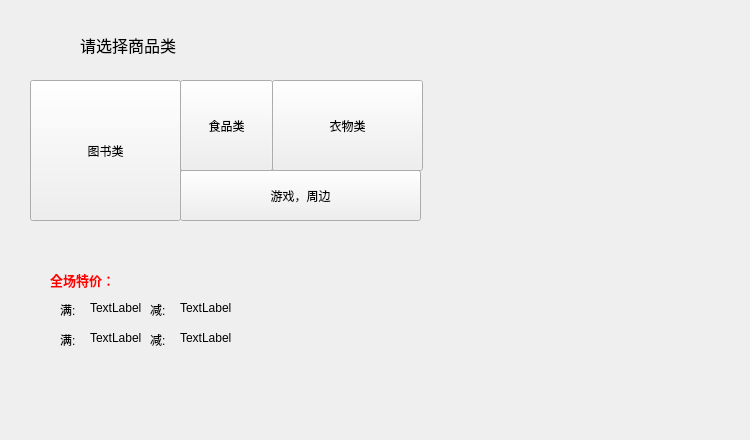
      <widget class="QWidget" name="page_8">
       <widget class="QPushButton" name="pushButton_13">
        <property name="geometry">
         <rect>
          <x>30</x>
          <y>80</y>
          <width>151</width>
          <height>141</height>
         </rect>
        </property>
        <property name="text">
         <string>图书类</string>
        </property>
       </widget>
       <widget class="QPushButton" name="pushButton_14">
        <property name="geometry">
         <rect>
          <x>180</x>
          <y>170</y>
          <width>241</width>
          <height>51</height>
         </rect>
        </property>
        <property name="text">
         <string>游戏，周边</string>
        </property>
       </widget>
       <widget class="QPushButton" name="pushButton_16">
        <property name="geometry">
         <rect>
          <x>180</x>
          <y>80</y>
          <width>93</width>
          <height>91</height>
         </rect>
        </property>
        <property name="text">
         <string>食品类</string>
        </property>
       </widget>
       <widget class="QPushButton" name="pushButton_17">
        <property name="geometry">
         <rect>
          <x>272</x>
          <y>80</y>
          <width>151</width>
          <height>91</height>
         </rect>
        </property>
        <property name="text">
         <string>衣物类</string>
        </property>
       </widget>
       <widget class="QLabel" name="label_45">
        <property name="geometry">
         <rect>
          <x>80</x>
          <y>30</y>
          <width>121</width>
          <height>31</height>
         </rect>
        </property>
        <property name="text">
         <string>&lt;html&gt;&lt;head/&gt;&lt;body&gt;&lt;p&gt;&lt;span style=&quot; font-size:12pt;&quot;&gt;请选择商品类&lt;/span&gt;&lt;/p&gt;&lt;/body&gt;&lt;/html&gt;</string>
        </property>
       </widget>
       <widget class="QLabel" name="label_46">
        <property name="geometry">
         <rect>
          <x>430</x>
          <y>0</y>
          <width>311</width>
          <height>431</height>
         </rect>
        </property>
        <property name="text">
         <string>&lt;html&gt;&lt;head/&gt;&lt;body&gt;&lt;p&gt;&lt;img src=&quot;:/new/prefix1/476f5a81800a19d8e82b274731fa828ba71e469c.jpg.png&quot;/&gt;&lt;/p&gt;&lt;/body&gt;&lt;/html&gt;</string>
        </property>
       </widget>
       <widget class="QLabel" name="label_56">
        <property name="geometry">
         <rect>
          <x>50</x>
          <y>270</y>
          <width>91</width>
          <height>21</height>
         </rect>
        </property>
        <property name="text">
         <string>&lt;html&gt;&lt;head/&gt;&lt;body&gt;&lt;p&gt;&lt;span style=&quot; font-size:10pt; font-weight:600; color:#ff0000;&quot;&gt;全场特价：&lt;/span&gt;&lt;/p&gt;&lt;/body&gt;&lt;/html&gt;</string>
        </property>
       </widget>
       <widget class="QLabel" name="label_57">
        <property name="geometry">
         <rect>
          <x>60</x>
          <y>300</y>
          <width>21</width>
          <height>21</height>
         </rect>
        </property>
        <property name="text">
         <string>&lt;html&gt;&lt;head/&gt;&lt;body&gt;&lt;p&gt;&lt;span style=&quot; font-size:9pt;&quot;&gt;满:&lt;/span&gt;&lt;/p&gt;&lt;/body&gt;&lt;/html&gt;</string>
        </property>
       </widget>
       <widget class="QLabel" name="label_58">
        <property name="geometry">
         <rect>
          <x>60</x>
          <y>330</y>
          <width>21</width>
          <height>21</height>
         </rect>
        </property>
        <property name="text">
         <string>&lt;html&gt;&lt;head/&gt;&lt;body&gt;&lt;p&gt;&lt;span style=&quot; font-size:9pt;&quot;&gt;满:&lt;/span&gt;&lt;/p&gt;&lt;/body&gt;&lt;/html&gt;</string>
        </property>
       </widget>
       <widget class="QLabel" name="label_59">
        <property name="geometry">
         <rect>
          <x>150</x>
          <y>330</y>
          <width>21</width>
          <height>21</height>
         </rect>
        </property>
        <property name="text">
         <string>&lt;html&gt;&lt;head/&gt;&lt;body&gt;&lt;p&gt;&lt;span style=&quot; font-size:9pt;&quot;&gt;减:&lt;/span&gt;&lt;/p&gt;&lt;/body&gt;&lt;/html&gt;</string>
        </property>
       </widget>
       <widget class="QLabel" name="label_60">
        <property name="geometry">
         <rect>
          <x>150</x>
          <y>300</y>
          <width>21</width>
          <height>21</height>
         </rect>
        </property>
        <property name="text">
         <string>&lt;html&gt;&lt;head/&gt;&lt;body&gt;&lt;p&gt;&lt;span style=&quot; font-size:9pt;&quot;&gt;减:&lt;/span&gt;&lt;/p&gt;&lt;/body&gt;&lt;/html&gt;</string>
        </property>
       </widget>
       <widget class="QLabel" name="label_61">
        <property name="geometry">
         <rect>
          <x>90</x>
          <y>300</y>
          <width>55</width>
          <height>16</height>
         </rect>
        </property>
        <property name="text">
         <string>TextLabel</string>
        </property>
       </widget>
       <widget class="QLabel" name="label_62">
        <property name="geometry">
         <rect>
          <x>90</x>
          <y>330</y>
          <width>55</width>
          <height>16</height>
         </rect>
        </property>
        <property name="text">
         <string>TextLabel</string>
        </property>
       </widget>
       <widget class="QLabel" name="label_63">
        <property name="geometry">
         <rect>
          <x>180</x>
          <y>300</y>
          <width>55</width>
          <height>16</height>
         </rect>
        </property>
        <property name="text">
         <string>TextLabel</string>
        </property>
       </widget>
       <widget class="QLabel" name="label_64">
        <property name="geometry">
         <rect>
          <x>180</x>
          <y>330</y>
          <width>55</width>
          <height>16</height>
         </rect>
        </property>
        <property name="text">
         <string>TextLabel</string>
        </property>
       </widget>
      </widget>
